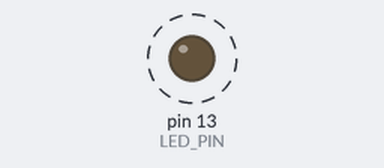
This sketch was run on a simulated Arduino Uno, built with avr-gcc and run on an emulated ATmega328P. Parts: output pins drawn as LEDs (lit = HIGH). Dashed ring = blinking.

Above: at 0.1 s.
Timing chart, 0 to 3.0 s (numbered marks = the images above):
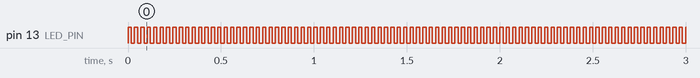

The sketch:

Transmitter.ino
```cpp
#define LED_PIN 13  // Pin del LED
#define BLINK_FREQUENCY 10  // Frecuencia de parpadeo en Hz (MAX 8MHz MIN 1Hz)

void setup() {
  pinMode(LED_PIN, OUTPUT);
  setupBlinker1(BLINK_FREQUENCY);
}

void loop() {
  // Main loop vacío el LED es controlado por el timer de interrupcion}
}

void setupBlinker1(int frequency) {
  // Desabilitar las interrupciones globalmente
  cli();

  // Calcular el valor de comparación para lograr la frecuencia deseada
  int compareMatch = (16000000 / (2 * 8 * frequency)) - 1;

  // Resetear los registros de control
  TCCR1A = 0;
  TCCR1B = 0;

  // Establecer el valor de comparación
  OCR1A = compareMatch;

  // Establecer modo CTC (Clear Timer on Compare match)
  TCCR1B |= (1 << WGM12);

  // Establecer prescaler a 8
  TCCR1B |= (1 << CS11);

  // Habilitar el timer de interrupcion por comparacion
  TIMSK1 |= (1 << OCIE1A);

  // Habilitar las interrpciones globalmente
  sei();
}

// Rutina de servicion de interrupción por comparacion del Timer1
ISR(TIMER1_COMPA_vect) {
  static bool ledState = LOW;

  // Conmutar el estado del LED
  digitalRead(LED_PIN);
  ledState = !ledState;
  digitalWrite(LED_PIN, ledState);
}
```

Measured:
- by itself, pin 13 (LED_PIN): alternates HIGH for 0.02 s and LOW for 0.02 s
